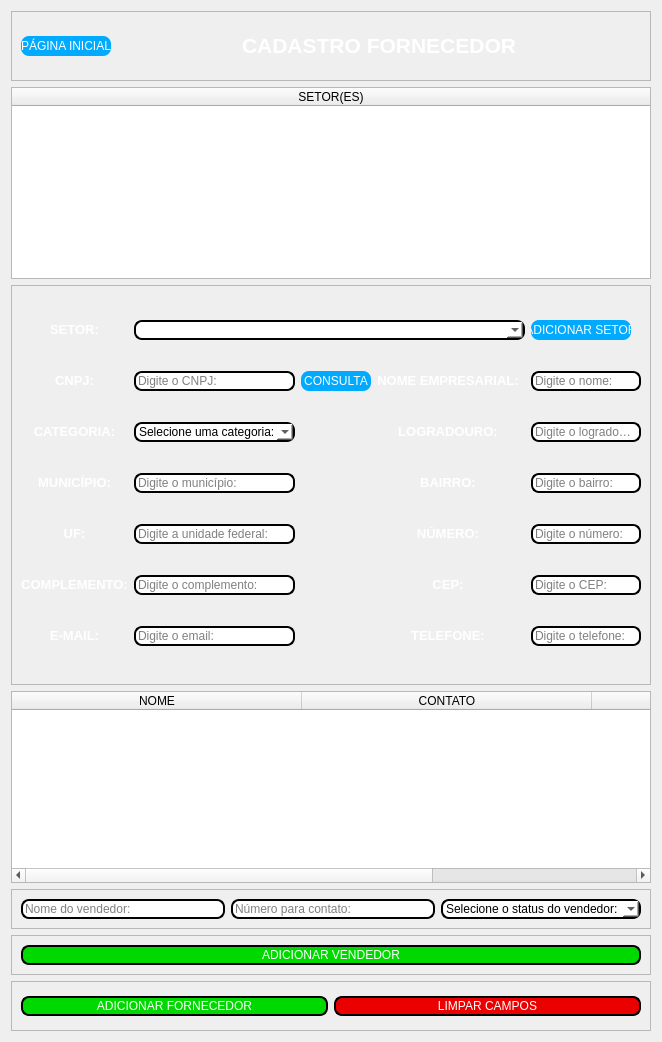
         <widget class="QWidget" name="page">
          <layout class="QVBoxLayout" name="verticalLayout_10">
           <item>
            <widget class="QFrame" name="frame">
             <property name="styleSheet">
              <string notr="true"/>
             </property>
             <property name="frameShape">
              <enum>QFrame::StyledPanel</enum>
             </property>
             <property name="frameShadow">
              <enum>QFrame::Raised</enum>
             </property>
             <layout class="QHBoxLayout" name="horizontalLayout_16">
              <item>
               <widget class="QPushButton" name="btn_forn_cadastro_pg_inicial">
                <property name="minimumSize">
                 <size>
                  <width>0</width>
                  <height>20</height>
                 </size>
                </property>
                <property name="maximumSize">
                 <size>
                  <width>90</width>
                  <height>16777215</height>
                 </size>
                </property>
                <property name="styleSheet">
                 <string notr="true">background-color: rgb(0, 170, 255);
color: rgb(255, 255, 255);
border-radius: 8px;
border: 0px;</string>
                </property>
                <property name="text">
                 <string>PÁGINA INICIAL</string>
                </property>
               </widget>
              </item>
              <item>
               <widget class="QLabel" name="lbl_cadastro_forn">
                <property name="minimumSize">
                 <size>
                  <width>0</width>
                  <height>50</height>
                 </size>
                </property>
                <property name="maximumSize">
                 <size>
                  <width>16777215</width>
                  <height>50</height>
                 </size>
                </property>
                <property name="styleSheet">
                 <string notr="true">border: 0px</string>
                </property>
                <property name="text">
                 <string>&lt;html&gt;&lt;head/&gt;&lt;body&gt;&lt;p align=&quot;center&quot;&gt;&lt;span style=&quot; font-size:16pt; font-weight:600; color:#ffffff;&quot;&gt;CADASTRO FORNECEDOR&lt;/span&gt;&lt;/p&gt;&lt;/body&gt;&lt;/html&gt;</string>
                </property>
               </widget>
              </item>
             </layout>
            </widget>
           </item>
           <item>
            <widget class="QTableWidget" name="table_cadastro_forn_setor">
             <property name="styleSheet">
              <string notr="true">QTableWidget::item {
	color:white;
}</string>
             </property>
             <property name="frameShape">
              <enum>QFrame::StyledPanel</enum>
             </property>
             <attribute name="horizontalHeaderStretchLastSection">
              <bool>true</bool>
             </attribute>
             <attribute name="verticalHeaderVisible">
              <bool>false</bool>
             </attribute>
             <column>
              <property name="text">
               <string>SETOR(ES)</string>
              </property>
             </column>
            </widget>
           </item>
           <item>
            <widget class="QFrame" name="frame_cadastro_forn_info">
             <property name="minimumSize">
              <size>
               <width>0</width>
               <height>400</height>
              </size>
             </property>
             <property name="styleSheet">
              <string notr="true"/>
             </property>
             <property name="frameShape">
              <enum>QFrame::StyledPanel</enum>
             </property>
             <property name="frameShadow">
              <enum>QFrame::Raised</enum>
             </property>
             <layout class="QGridLayout" name="gridLayout_4">
              <item row="3" column="0">
               <widget class="QLabel" name="lbl_cadastro_forn_cnpj">
                <property name="styleSheet">
                 <string notr="true">border: 0px;</string>
                </property>
                <property name="text">
                 <string>&lt;html&gt;&lt;head/&gt;&lt;body&gt;&lt;p align=&quot;center&quot;&gt;&lt;span style=&quot; font-size:10pt; font-weight:600; color:#ffffff;&quot;&gt;CNPJ:&lt;/span&gt;&lt;/p&gt;&lt;/body&gt;&lt;/html&gt;</string>
                </property>
               </widget>
              </item>
              <item row="5" column="4">
               <widget class="QLabel" name="lbl_cadastro_forn_logradouro">
                <property name="styleSheet">
                 <string notr="true">border: 0px;</string>
                </property>
                <property name="text">
                 <string>&lt;html&gt;&lt;head/&gt;&lt;body&gt;&lt;p align=&quot;center&quot;&gt;&lt;span style=&quot; font-size:10pt; font-weight:600; color:#ffffff;&quot;&gt;LOGRADOURO:&lt;/span&gt;&lt;/p&gt;&lt;/body&gt;&lt;/html&gt;</string>
                </property>
               </widget>
              </item>
              <item row="3" column="2">
               <widget class="QLineEdit" name="edit_cadastro_forn_cnpj">
                <property name="styleSheet">
                 <string notr="true">background-color: rgb(255, 255, 255);
border-radius: 8px;
border: 2px solid black</string>
                </property>
                <property name="placeholderText">
                 <string>Digite o CNPJ:</string>
                </property>
               </widget>
              </item>
              <item row="7" column="4">
               <widget class="QLabel" name="lbl_cadastro_forn_bairro">
                <property name="styleSheet">
                 <string notr="true">border: 0px;</string>
                </property>
                <property name="text">
                 <string>&lt;html&gt;&lt;head/&gt;&lt;body&gt;&lt;p align=&quot;center&quot;&gt;&lt;span style=&quot; font-size:10pt; font-weight:600; color:#ffffff;&quot;&gt;BAIRRO:&lt;/span&gt;&lt;/p&gt;&lt;/body&gt;&lt;/html&gt;</string>
                </property>
               </widget>
              </item>
              <item row="3" column="3">
               <widget class="QPushButton" name="btn_forn_cadastro_consulta">
                <property name="minimumSize">
                 <size>
                  <width>70</width>
                  <height>20</height>
                 </size>
                </property>
                <property name="accessibleDescription">
                 <string>border_radius: 8px</string>
                </property>
                <property name="styleSheet">
                 <string notr="true">background-color: rgb(0, 170, 255);
color: rgb(255, 255, 255);
border-radius: 8px;
border: 0px;</string>
                </property>
                <property name="text">
                 <string>CONSULTA</string>
                </property>
               </widget>
              </item>
              <item row="3" column="6">
               <widget class="QLineEdit" name="edit_cadastro_forn_nome">
                <property name="styleSheet">
                 <string notr="true">background-color: rgb(255, 255, 255);
border-radius: 8px;
border: 2px solid black</string>
                </property>
                <property name="placeholderText">
                 <string>Digite o nome:</string>
                </property>
               </widget>
              </item>
              <item row="7" column="0">
               <widget class="QLabel" name="lbl_cadastro_forn_municipio">
                <property name="styleSheet">
                 <string notr="true">border: 0px;</string>
                </property>
                <property name="text">
                 <string>&lt;html&gt;&lt;head/&gt;&lt;body&gt;&lt;p align=&quot;center&quot;&gt;&lt;span style=&quot; font-size:10pt; font-weight:600; color:#ffffff;&quot;&gt;MUNICÍPIO:&lt;/span&gt;&lt;/p&gt;&lt;/body&gt;&lt;/html&gt;</string>
                </property>
               </widget>
              </item>
              <item row="5" column="2">
               <widget class="QComboBox" name="box_cadastro_forn_categoria">
                <property name="styleSheet">
                 <string notr="true">background-color: rgb(255, 255, 255);
border-radius: 8px;
border: 2px solid black</string>
                </property>
                <item>
                 <property name="text">
                  <string>Selecione uma categoria:</string>
                 </property>
                </item>
                <item>
                 <property name="text">
                  <string>MECANICA</string>
                 </property>
                </item>
                <item>
                 <property name="text">
                  <string>PINTURA</string>
                 </property>
                </item>
                <item>
                 <property name="text">
                  <string>SIDERURGICA</string>
                 </property>
                </item>
                <item>
                 <property name="text">
                  <string>ABASTECIMENTO</string>
                 </property>
                </item>
                <item>
                 <property name="text">
                  <string>LIMPEZA</string>
                 </property>
                </item>
                <item>
                 <property name="text">
                  <string>ADMINISTRATIVO</string>
                 </property>
                </item>
               </widget>
              </item>
              <item row="9" column="0">
               <widget class="QLabel" name="lbl_cadastro_forn_uf">
                <property name="styleSheet">
                 <string notr="true">border: 0px;</string>
                </property>
                <property name="text">
                 <string>&lt;html&gt;&lt;head/&gt;&lt;body&gt;&lt;p align=&quot;center&quot;&gt;&lt;span style=&quot; font-size:10pt; font-weight:600; color:#ffffff;&quot;&gt;UF:&lt;/span&gt;&lt;/p&gt;&lt;/body&gt;&lt;/html&gt;</string>
                </property>
               </widget>
              </item>
              <item row="7" column="2">
               <widget class="QLineEdit" name="edit_cadastro_forn_municipio">
                <property name="styleSheet">
                 <string notr="true">background-color: rgb(255, 255, 255);
border-radius: 8px;
border: 2px solid black</string>
                </property>
                <property name="placeholderText">
                 <string>Digite o município:</string>
                </property>
               </widget>
              </item>
              <item row="9" column="2">
               <widget class="QLineEdit" name="edit_cadastro_forn_uf">
                <property name="styleSheet">
                 <string notr="true">background-color: rgb(255, 255, 255);
border-radius: 8px;
border: 2px solid black</string>
                </property>
                <property name="placeholderText">
                 <string>Digite a unidade federal:</string>
                </property>
               </widget>
              </item>
              <item row="9" column="4">
               <widget class="QLabel" name="lbl_cadastro_forn_num">
                <property name="styleSheet">
                 <string notr="true">border: 0px;</string>
                </property>
                <property name="text">
                 <string>&lt;html&gt;&lt;head/&gt;&lt;body&gt;&lt;p align=&quot;center&quot;&gt;&lt;span style=&quot; font-size:10pt; font-weight:600; color:#ffffff;&quot;&gt;NÚMERO:&lt;/span&gt;&lt;/p&gt;&lt;/body&gt;&lt;/html&gt;</string>
                </property>
               </widget>
              </item>
              <item row="3" column="4">
               <widget class="QLabel" name="lbl_cadastro_forn_nome">
                <property name="styleSheet">
                 <string notr="true">border: 0px;</string>
                </property>
                <property name="text">
                 <string>&lt;html&gt;&lt;head/&gt;&lt;body&gt;&lt;p align=&quot;center&quot;&gt;&lt;span style=&quot; font-size:10pt; font-weight:600; color:#ffffff;&quot;&gt;NOME EMPRESARIAL:&lt;/span&gt;&lt;/p&gt;&lt;/body&gt;&lt;/html&gt;</string>
                </property>
               </widget>
              </item>
              <item row="7" column="6">
               <widget class="QLineEdit" name="edit_cadastro_forn_bairro">
                <property name="styleSheet">
                 <string notr="true">background-color: rgb(255, 255, 255);
border-radius: 8px;
border: 2px solid black</string>
                </property>
                <property name="placeholderText">
                 <string>Digite o bairro:</string>
                </property>
               </widget>
              </item>
              <item row="5" column="6">
               <widget class="QLineEdit" name="edit_cadastro_forn_logradouro">
                <property name="styleSheet">
                 <string notr="true">background-color: rgb(255, 255, 255);
border-radius: 8px;
border: 2px solid black</string>
                </property>
                <property name="placeholderText">
                 <string>Digite o logradouro:</string>
                </property>
               </widget>
              </item>
              <item row="12" column="2">
               <widget class="QLineEdit" name="edit_cadastro_forn_email">
                <property name="styleSheet">
                 <string notr="true">background-color: rgb(255, 255, 255);
border-radius: 8px;
border: 2px solid black</string>
                </property>
                <property name="placeholderText">
                 <string>Digite o email:</string>
                </property>
               </widget>
              </item>
              <item row="10" column="4">
               <widget class="QLabel" name="lbl_cadastro_forn_cep">
                <property name="styleSheet">
                 <string notr="true">border: 0px;</string>
                </property>
                <property name="text">
                 <string>&lt;html&gt;&lt;head/&gt;&lt;body&gt;&lt;p align=&quot;center&quot;&gt;&lt;span style=&quot; font-size:10pt; font-weight:600; color:#ffffff;&quot;&gt;CEP:&lt;/span&gt;&lt;/p&gt;&lt;/body&gt;&lt;/html&gt;</string>
                </property>
               </widget>
              </item>
              <item row="5" column="0">
               <widget class="QLabel" name="lbl_cadastro_forn_categoria">
                <property name="styleSheet">
                 <string notr="true">border: 0px;</string>
                </property>
                <property name="text">
                 <string>&lt;html&gt;&lt;head/&gt;&lt;body&gt;&lt;p align=&quot;center&quot;&gt;&lt;span style=&quot; font-size:10pt; font-weight:600; color:#ffffff;&quot;&gt;CATEGORIA:&lt;/span&gt;&lt;/p&gt;&lt;/body&gt;&lt;/html&gt;</string>
                </property>
               </widget>
              </item>
              <item row="10" column="6">
               <widget class="QLineEdit" name="edit_cadastro_forn_cep">
                <property name="styleSheet">
                 <string notr="true">background-color: rgb(255, 255, 255);
border-radius: 8px;
border: 2px solid black</string>
                </property>
                <property name="placeholderText">
                 <string>Digite o CEP:</string>
                </property>
               </widget>
              </item>
              <item row="12" column="0">
               <widget class="QLabel" name="lbl_cadastro_forn_email">
                <property name="styleSheet">
                 <string notr="true">border: 0px;</string>
                </property>
                <property name="text">
                 <string>&lt;html&gt;&lt;head/&gt;&lt;body&gt;&lt;p align=&quot;center&quot;&gt;&lt;span style=&quot; font-size:10pt; font-weight:600; color:#ffffff;&quot;&gt;E-MAIL:&lt;/span&gt;&lt;/p&gt;&lt;/body&gt;&lt;/html&gt;</string>
                </property>
               </widget>
              </item>
              <item row="12" column="6">
               <widget class="QLineEdit" name="edit_cadastro_forn_tel">
                <property name="styleSheet">
                 <string notr="true">background-color: rgb(255, 255, 255);
border-radius: 8px;
border: 2px solid black</string>
                </property>
                <property name="placeholderText">
                 <string>Digite o telefone:</string>
                </property>
               </widget>
              </item>
              <item row="10" column="2">
               <widget class="QLineEdit" name="edit_cadastro_forn_complemento">
                <property name="styleSheet">
                 <string notr="true">background-color: rgb(255, 255, 255);
border-radius: 8px;
border: 2px solid black</string>
                </property>
                <property name="placeholderText">
                 <string>Digite o complemento:</string>
                </property>
               </widget>
              </item>
              <item row="9" column="6">
               <widget class="QLineEdit" name="edit_cadastro_forn_num">
                <property name="styleSheet">
                 <string notr="true">background-color: rgb(255, 255, 255);
border-radius: 8px;
border: 2px solid black</string>
                </property>
                <property name="placeholderText">
                 <string>Digite o número:</string>
                </property>
               </widget>
              </item>
              <item row="12" column="4">
               <widget class="QLabel" name="lbl_cadastro_forn_tel">
                <property name="styleSheet">
                 <string notr="true">border: 0px;</string>
                </property>
                <property name="text">
                 <string>&lt;html&gt;&lt;head/&gt;&lt;body&gt;&lt;p align=&quot;center&quot;&gt;&lt;span style=&quot; font-size:10pt; font-weight:600; color:#ffffff;&quot;&gt;TELEFONE:&lt;/span&gt;&lt;/p&gt;&lt;/body&gt;&lt;/html&gt;</string>
                </property>
               </widget>
              </item>
              <item row="10" column="0">
               <widget class="QLabel" name="lbl_cadastro_forn_complemento">
                <property name="styleSheet">
                 <string notr="true">border: 0px;</string>
                </property>
                <property name="text">
                 <string>&lt;html&gt;&lt;head/&gt;&lt;body&gt;&lt;p align=&quot;center&quot;&gt;&lt;span style=&quot; font-size:10pt; font-weight:600; color:#ffffff;&quot;&gt;COMPLEMENTO:&lt;/span&gt;&lt;/p&gt;&lt;/body&gt;&lt;/html&gt;</string>
                </property>
               </widget>
              </item>
              <item row="0" column="2" colspan="4">
               <widget class="QComboBox" name="box_cadastro_forn_setor">
                <property name="styleSheet">
                 <string notr="true">background-color: rgb(255, 255, 255);
border-radius: 8px;
border: 2px solid black</string>
                </property>
               </widget>
              </item>
              <item row="0" column="6">
               <widget class="QPushButton" name="btn_cadastro_forn_add_setor">
                <property name="minimumSize">
                 <size>
                  <width>0</width>
                  <height>20</height>
                 </size>
                </property>
                <property name="maximumSize">
                 <size>
                  <width>100</width>
                  <height>16777215</height>
                 </size>
                </property>
                <property name="styleSheet">
                 <string notr="true">background-color: rgb(0, 170, 255);
color: rgb(255, 255, 255);
border-radius: 8px;
border: 0px;</string>
                </property>
                <property name="text">
                 <string>ADICIONAR SETOR</string>
                </property>
               </widget>
              </item>
              <item row="0" column="0">
               <widget class="QLabel" name="label_2">
                <property name="minimumSize">
                 <size>
                  <width>0</width>
                  <height>0</height>
                 </size>
                </property>
                <property name="styleSheet">
                 <string notr="true">border: 0px;</string>
                </property>
                <property name="text">
                 <string>&lt;html&gt;&lt;head/&gt;&lt;body&gt;&lt;p align=&quot;center&quot;&gt;&lt;span style=&quot; font-size:10pt; font-weight:600; color:#ffffff;&quot;&gt;SETOR:&lt;/span&gt;&lt;/p&gt;&lt;/body&gt;&lt;/html&gt;</string>
                </property>
               </widget>
              </item>
             </layout>
            </widget>
           </item>
           <item>
            <widget class="QTableWidget" name="table_forn_cadastro_vendedores">
             <property name="styleSheet">
              <string notr="true">QTableWidget::item {
	color:white;
}</string>
             </property>
             <property name="frameShape">
              <enum>QFrame::StyledPanel</enum>
             </property>
             <attribute name="horizontalHeaderDefaultSectionSize">
              <number>290</number>
             </attribute>
             <attribute name="horizontalHeaderStretchLastSection">
              <bool>true</bool>
             </attribute>
             <attribute name="verticalHeaderVisible">
              <bool>false</bool>
             </attribute>
             <column>
              <property name="text">
               <string>NOME</string>
              </property>
             </column>
             <column>
              <property name="text">
               <string>CONTATO</string>
              </property>
             </column>
             <column>
              <property name="text">
               <string>STATUS</string>
              </property>
             </column>
            </widget>
           </item>
           <item>
            <widget class="QFrame" name="frame_forn_cadastro_vendedores_info">
             <property name="styleSheet">
              <string notr="true"/>
             </property>
             <property name="frameShape">
              <enum>QFrame::StyledPanel</enum>
             </property>
             <property name="frameShadow">
              <enum>QFrame::Raised</enum>
             </property>
             <layout class="QHBoxLayout" name="horizontalLayout_7">
              <item>
               <widget class="QLineEdit" name="edit_forn_cadastro_vendedores_nome">
                <property name="styleSheet">
                 <string notr="true">background-color: rgb(255, 255, 255);
border-radius: 8px;
border: 2px solid black</string>
                </property>
                <property name="text">
                 <string/>
                </property>
                <property name="placeholderText">
                 <string>Nome do vendedor:</string>
                </property>
               </widget>
              </item>
              <item>
               <widget class="QLineEdit" name="edit_forn_cadastro_vendedores_telefone">
                <property name="styleSheet">
                 <string notr="true">background-color: rgb(255, 255, 255);
border-radius: 8px;
border: 2px solid black</string>
                </property>
                <property name="text">
                 <string/>
                </property>
                <property name="placeholderText">
                 <string>Número para contato:</string>
                </property>
               </widget>
              </item>
              <item>
               <widget class="QComboBox" name="box_forn_cadastro_vendedores_status">
                <property name="minimumSize">
                 <size>
                  <width>200</width>
                  <height>0</height>
                 </size>
                </property>
                <property name="styleSheet">
                 <string notr="true">background-color: rgb(255, 255, 255);
border-radius: 8px;
border: 2px solid black</string>
                </property>
                <item>
                 <property name="text">
                  <string>Selecione o status do vendedor:</string>
                 </property>
                </item>
                <item>
                 <property name="text">
                  <string>ATIVO</string>
                 </property>
                </item>
                <item>
                 <property name="text">
                  <string>FÉRIAS</string>
                 </property>
                </item>
                <item>
                 <property name="text">
                  <string>DESLIGADO</string>
                 </property>
                </item>
               </widget>
              </item>
             </layout>
            </widget>
           </item>
           <item>
            <widget class="QFrame" name="frame_forn_cadastro_vendedor_acao">
             <property name="styleSheet">
              <string notr="true"/>
             </property>
             <property name="frameShape">
              <enum>QFrame::StyledPanel</enum>
             </property>
             <property name="frameShadow">
              <enum>QFrame::Raised</enum>
             </property>
             <layout class="QHBoxLayout" name="horizontalLayout_6">
              <item>
               <widget class="QPushButton" name="btn_forn_cadastro_vendedores_add_vendedor">
                <property name="minimumSize">
                 <size>
                  <width>0</width>
                  <height>20</height>
                 </size>
                </property>
                <property name="styleSheet">
                 <string notr="true">color: rgb(255, 255, 255);
border-radius: 8px;
border: 2px solid black;
background-color: rgb(0, 217, 0);</string>
                </property>
                <property name="text">
                 <string>ADICIONAR VENDEDOR</string>
                </property>
               </widget>
              </item>
             </layout>
            </widget>
           </item>
           <item>
            <widget class="QFrame" name="frame_cadastro_forn_acao">
             <property name="minimumSize">
              <size>
               <width>0</width>
               <height>50</height>
              </size>
             </property>
             <property name="styleSheet">
              <string notr="true"/>
             </property>
             <property name="frameShape">
              <enum>QFrame::StyledPanel</enum>
             </property>
             <property name="frameShadow">
              <enum>QFrame::Raised</enum>
             </property>
             <layout class="QHBoxLayout" name="horizontalLayout">
              <item>
               <widget class="QPushButton" name="btn_cadastro_forn_add">
                <property name="minimumSize">
                 <size>
                  <width>0</width>
                  <height>20</height>
                 </size>
                </property>
                <property name="styleSheet">
                 <string notr="true">color: rgb(255, 255, 255);
border-radius: 8px;
border: 2px solid black;
background-color: rgb(0, 217, 0);</string>
                </property>
                <property name="text">
                 <string>ADICIONAR FORNECEDOR</string>
                </property>
               </widget>
              </item>
              <item>
               <widget class="QPushButton" name="btn_cadastro_forn_limpar">
                <property name="minimumSize">
                 <size>
                  <width>0</width>
                  <height>20</height>
                 </size>
                </property>
                <property name="styleSheet">
                 <string notr="true">color: rgb(255, 255, 255);
border-radius: 8px;
border: 2px solid black;
background-color: rgb(234, 0, 0);</string>
                </property>
                <property name="text">
                 <string>LIMPAR CAMPOS</string>
                </property>
               </widget>
              </item>
             </layout>
            </widget>
           </item>
          </layout>
         </widget>
